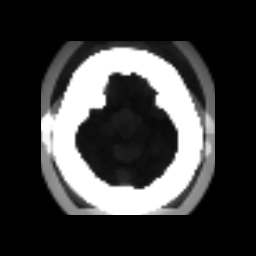

Reproduce this figure in Python.
#!/usr/bin/env python

# Compute local range over a 5x5x5 neighborhood in volumetric medical data.

# Factory overrides
import vtkmodules.vtkInteractionStyle  # noqa: F401
import vtkmodules.vtkRenderingFreeType  # noqa: F401
import vtkmodules.vtkRenderingOpenGL2  # noqa: F401

import os

from vtkmodules.vtkIOImage import vtkImageReader
from vtkmodules.vtkImagingGeneral import vtkImageRange3D
from vtkmodules.vtkRenderingCore import (
    vtkImageActor,
    vtkRenderWindow,
    vtkRenderWindowInteractor,
    vtkRenderer,
)

# Image pipeline
reader = vtkImageReader()
reader.ReleaseDataFlagOff()
reader.SetDataByteOrderToLittleEndian()
reader.SetDataExtent(0, 63, 0, 63, 1, 93)
data_dir = os.environ.get("VPE_DATA_DIR", os.path.dirname(os.path.abspath(__file__)))

reader.SetFilePrefix(os.path.join(data_dir, "headsq", "quarter"))
reader.SetDataMask(0x7fff)

# Range filter
image_range = vtkImageRange3D()
image_range.SetInputConnection(reader.GetOutputPort())
image_range.SetKernelSize(5, 5, 5)
image_range.Update()

# Display with vtkImageActor
image_actor = vtkImageActor()
image_actor.GetMapper().SetInputConnection(image_range.GetOutputPort())

# Renderer
renderer = vtkRenderer()
renderer.AddActor(image_actor)

# Window
render_window = vtkRenderWindow()
render_window.AddRenderer(renderer)
render_window.SetSize(256, 256)
render_window.SetWindowName("range3d")

# Scene
renderer.ResetCamera()

# Interactor
interactor = vtkRenderWindowInteractor()
interactor.SetRenderWindow(render_window)

interactor.Initialize()
interactor.Start()
